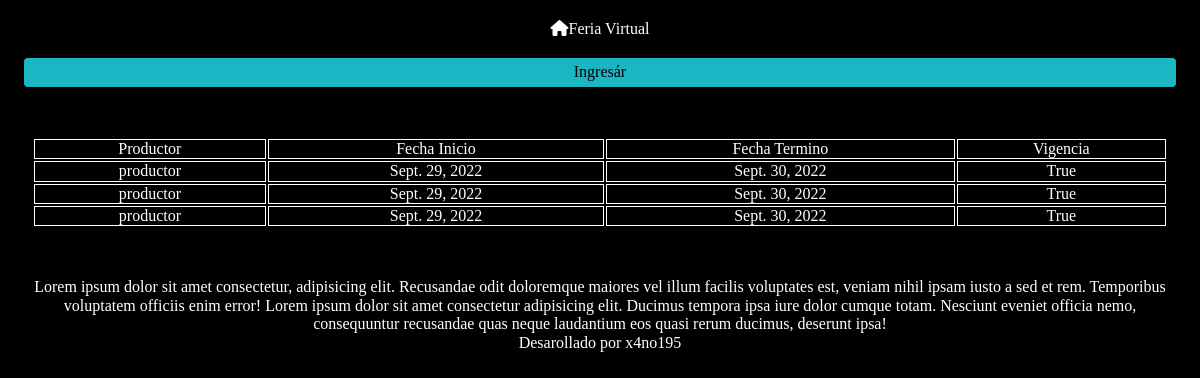
/lista-contratos/, run on the app's committed database.
### feriavirtualapp/models.py (models this page shows, shortened)
class Contrato(models.Model):
    usuario = models.ForeignKey(User, on_delete=models.CASCADE)
    fecha_inicio = models.DateField(default=timezone.now)
    fecha_termino = models.DateField(default=timezone.now)
    vigencia = models.BooleanField(default=False)

class User(AbstractUser):
    ROLES =(
    ("1", "Productor"),
    ("2", "Cliente externo"),
    ("3", "Cliente interno"),
    ("4", "Transportista"),
    ("5", "Consultor"),
    ("6", "Administrador"),
    ("6", "Revisor de calidad"),
    )
    rol = models.CharField(max_length=50, choices = ROLES, null=True)
    imagen = models.ImageField(upload_to="Perfil",default='default.png')

### feriavirtualapp/views.py (the view)
# urls.py: path('lista-contratos/', views.listaContratos, name='listaContratos'),
def listaContratos(request):
    cont = Contrato.objects.all()
    context ={'cont':cont}
    return render(request, 'lista-contratos.html', context)

### feriavirtualapp/templates/lista-contratos.html
{% extends 'base.html' %}
{% load humanize %}
{% block content %}
<div class="main row">
    <table class="tabla col-xs-12">
        <tr class="table tr">
          <td>Productor</td>
          <td>Fecha Inicio</td>
          <td>Fecha Termino</td>
          <td>Vigencia</td>
        </tr>
        {% for c in cont %}
        <tr>
            <td>{{ c.usuario.username }}</td>
            <td>{{ c.fecha_inicio }}</td>
            <td>{{ c.fecha_termino }}</td>
            <td>{{ c.vigencia }}</td>
          </tr>
        {% endfor %}
      </table>
</div>
{% endblock %}

### feriavirtualapp/static/css/styles.css (style rules this page uses)
* { padding: 0; margin: 0; font-family: century gothic; text-align: center; color: white; }
.main { margin: 50px 0; }
.container-fluid { background-color: black; transition-duration: 1s; }
table tr td { border: 1px solid white; }

### data on the page
Contrato: usuario.username "productor", fecha_inicio "Sept. 29, 2022", fecha_termino "Sept. 30, 2022", vigencia "True"
Contrato: usuario.username "productor", fecha_inicio "Sept. 29, 2022", fecha_termino "Sept. 30, 2022", vigencia "True"
Contrato: usuario.username "productor", fecha_inicio "Sept. 29, 2022", fecha_termino "Sept. 30, 2022", vigencia "True"
